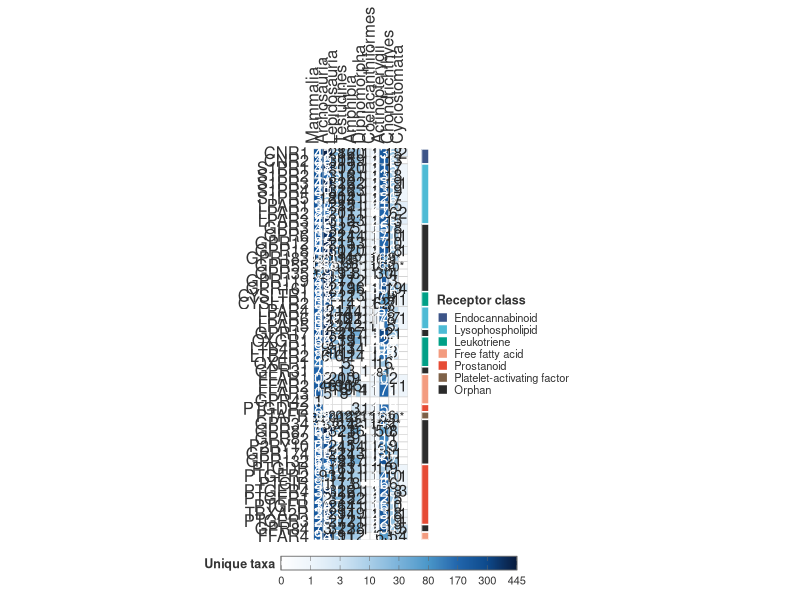
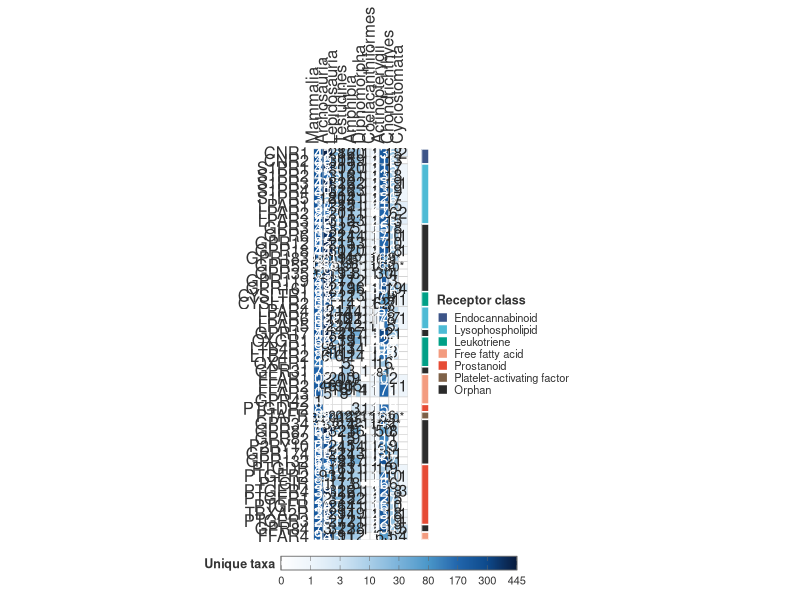

Here is the R script that generated these plots, in order:
library(ggplot2)
library(dplyr)
library(egg)
library(tidyr)
library(stringr)
library(scales)
library(svglite)

dir.create("results/phyletic-distribution", recursive = TRUE, showWarnings = FALSE)

data <- read.csv(
  "data/phyletic-distribution/receptor_taxonomic_distribution.csv",
  stringsAsFactors = FALSE
)

# Axis definitions -- vertebrate phyla only (Mammalia through Cyclostomata)
receptor_order <- c("CNR1", "CNR2", "S1PR1", "S1PR2", "S1PR3", "S1PR4", "S1PR5", "LPAR1", "LPAR2", "LPAR3",
                    "GPR3", "GPR6", "GPR12", "GPR18", "GPR183", "GPR55", "GPR35", "GPR119", "GPR161", "CYSLTR1", "CYSLTR2", "LPAR4", "LPAR6", "LPAR5", "GPR17", "OXGR1",
                    "LTB4R1", "LTB4R2", "OXER1", "GPR31", "FFAR1", "FFAR2", "FFAR3",
                    "GPR42", "PTGDR2", "PTAFR", "GPR34", "GPR87", "GPR82", "P2RY10",
                    "GPR174", "GPR132", "PTGDR", "PTGER2", "PTGIR", "PTGER4", "PTGER1", "PTGFR",
                    "TBXA2R", "PTGER3", "GPR84", "FFAR4")

phyla_order <- c("Mammalia", "Archosauria", "Lepidosauria", "Testudines", "Amphibia",
                 "Dipnomorpha", "Coelacanthiformes", "Actinopterygii", "Chondrichthyes",
                 "Cyclostomata")

n_receptor <- length(receptor_order)

# No vertebrate/invertebrate gap needed -- this panel is vertebrates only
gap_after_phylum <- NULL
gap_size <- 1

phyla_pos <- setNames(seq_along(phyla_order), phyla_order)
if (!is.null(gap_after_phylum)) {
  gap_at <- match(gap_after_phylum, phyla_order)
  if (!is.na(gap_at) && gap_at < length(phyla_order)) {
    phyla_pos[(gap_at + 1):length(phyla_order)] <- phyla_pos[(gap_at + 1):length(phyla_order)] + gap_size
  }
}
n_phyla <- max(phyla_pos)

# 1. Separate data and identify positive singles
single_data <- data %>%
  filter(!grepl("\\|", Receptor)) %>%
  mutate(
    base_rec = sub("/LIKE$", "", Receptor),
    is_like = grepl("/LIKE$", Receptor)
  )

single_positive <- single_data %>% filter(Unique_species > 0)
merged_data <- data %>% filter(grepl("\\|", Receptor) & Unique_species > 0)

# 2. Process merged rectangles (layer 2)
split_tiles <- data.frame(Phyla = character(), base_rec = character(), is_split = logical())

if (nrow(merged_data) > 0) {
  user_rects <- merged_data %>%
    mutate(
      rec_start = sapply(strsplit(Receptor, "\\|"), `[`, 1),
      rec_end   = sapply(strsplit(Receptor, "\\|"), function(x) x[length(x)])
    ) %>%
    filter(rec_start %in% receptor_order & rec_end %in% receptor_order & Phyla %in% phyla_order) %>%
    rowwise() %>%
    mutate(
      covered_receptors = list(as.character(receptor_order[match(rec_start, receptor_order):match(rec_end, receptor_order)])),
      needs_split = any(covered_receptors %in% single_positive$base_rec[single_positive$Phyla == Phyla])
    ) %>%
    ungroup() %>%
    mutate(
      is_like = FALSE,
      X_idx   = unname(phyla_pos[Phyla]),
      Y_start = match(rec_start, rev(receptor_order)),
      Y_end   = match(rec_end, rev(receptor_order)),
      ymin = pmin(Y_start, Y_end) - 0.5,
      ymax = pmax(Y_start, Y_end) + 0.5,
      xmin = ifelse(needs_split, X_idx, X_idx - 0.5),
      xmax = X_idx + 0.5
    )
  
  if (nrow(user_rects) > 0) {
    split_tiles <- user_rects %>%
      unnest(covered_receptors) %>%
      filter(needs_split) %>%
      distinct(Phyla, base_rec = covered_receptors) %>%
      mutate(is_split = TRUE)
  }
} else {
  user_rects <- data.frame()
}

# 3. Process single data (layer 3)
single_processed <- single_data %>%
  filter(Unique_species > 0) %>%
  filter(base_rec %in% receptor_order & Phyla %in% phyla_order) %>%
  group_by(base_rec, Phyla) %>%
  mutate(has_both = n_distinct(is_like) == 2) %>%
  ungroup() %>%
  left_join(split_tiles, by = c("Phyla", "base_rec")) %>%
  mutate(
    is_split = replace_na(is_split, FALSE),
    X_idx = unname(phyla_pos[Phyla]),
    Y_idx = match(base_rec, rev(receptor_order)),
    ymin = Y_idx - 0.5,
    ymax = Y_idx + 0.5,
    xmin = X_idx - 0.5,
    xmax = ifelse(is_split, X_idx, X_idx + 0.5)
  )

# 4. Build empty base grid (layer 1)
base_grid <- expand.grid(base_rec = receptor_order, Phyla = phyla_order, stringsAsFactors = FALSE) %>%
  mutate(
    Unique_species = 0,
    is_like = FALSE,
    X_idx = unname(phyla_pos[Phyla]),
    Y_idx = match(base_rec, rev(receptor_order)),
    xmin = X_idx - 0.5,
    xmax = X_idx + 0.5,
    ymin = Y_idx - 0.5,
    ymax = Y_idx + 0.5
  )

# 5. Combine plain rectangles (painter's algorithm)
rect_data <- bind_rows(base_grid %>% select(Phyla, Unique_species, is_like, xmin, xmax, ymin, ymax))

if (nrow(user_rects) > 0) {
  rect_data <- bind_rows(rect_data, user_rects %>% select(Phyla, Unique_species, is_like, xmin, xmax, ymin, ymax))
}

single_rect_only <- single_processed %>% filter(!has_both & !is_like)
if (nrow(single_rect_only) > 0) {
  rect_data <- bind_rows(rect_data, single_rect_only %>% select(Phyla, Unique_species, is_like, xmin, xmax, ymin, ymax))
}

rect_data <- rect_data %>%
  mutate(
    xmid = (xmin + xmax) / 2,
    ymid = (ymin + ymax) / 2,
    label_text = ifelse(Unique_species > 0, paste0(Unique_species, ifelse(is_like, "*", "")), "")
  )

# 5b. Diagonal-split triangles (unchanged)
triangle_data <- single_processed %>% filter(has_both | is_like)

if (nrow(triangle_data) > 0) {
  triangle_data <- triangle_data %>%
    mutate(
      group_id = paste(Phyla, base_rec, is_like, sep = "_"),
      xmid = ifelse(is_like, (xmin + xmax + xmax) / 3, (xmin + xmin + xmax) / 3),
      ymid = ifelse(is_like, (ymin + ymin + ymax) / 3, (ymin + ymax + ymax) / 3),
      label_text = paste0(Unique_species, ifelse(is_like, "*", ""))
    ) %>%
    rowwise() %>%
    mutate(
      poly = list(
        if (is_like) {
          data.frame(x = c(xmin, xmax, xmax), y = c(ymin, ymin, ymax))
        } else {
          data.frame(x = c(xmin, xmin, xmax), y = c(ymin, ymax, ymax))
        }
      )
    ) %>%
    ungroup() %>%
    unnest(poly)
}

triangle_labels <- if (nrow(triangle_data) > 0) {
  triangle_data %>% distinct(group_id, xmid, ymid, label_text, Unique_species)
} else {
  data.frame()
}

# 6. Color scale: monochromatic blue ramp, scoped to vertebrate data only
data_scope <- data %>% filter(Phyla %in% phyla_order)
max_val <- max(data_scope$Unique_species, na.rm = TRUE)

blue_stops  <- c(0, 1, 3, 10, 30, 80, 170, 300, 445, max_val)
blue_colors <- c(
  "#ffffff",  # 0
  "#eef5fb",  # 1
  "#d3e6f4",  # 3
  "#a9cee8",  # 10
  "#7ab3da",  # 30
  "#4a97c9",  # 80
  "#2166ac",  # 170
  "#0d4a8c",  # 300
  "#0a3266",  # 445
  "#081b3d"   # max
)

# A data maximum can coincide with a predefined stop. Retain the final colour
# for duplicated stops so interpolation and the legend remain well defined.
keep_stops <- !duplicated(blue_stops, fromLast = TRUE)
blue_stops <- blue_stops[keep_stops]
blue_colors <- blue_colors[keep_stops]

# Custom transform: maps irregular blue_stops onto evenly-spaced [0,1]
# positions, so the colorbar shows equal visual gaps between labels
# regardless of how close/far the underlying values are.
even_positions <- seq(0, 1, length.out = length(blue_stops))

stop_trans <- scales::trans_new(
  name      = "even_stops",
  transform = function(x) stats::approx(x = blue_stops, y = even_positions, xout = x, rule = 2)$y,
  inverse   = function(x) stats::approx(x = even_positions, y = blue_stops, xout = x, rule = 2)$y
)

# Palette is now evenly spaced by default (no 'values' arg needed --
# the trans above already handles the uneven stop spacing)
fill_pal <- scales::gradient_n_pal(blue_colors)
get_fill <- function(x) fill_pal(stop_trans$transform(pmin(x, max_val)))

get_text_color <- function(x) {
  cols <- get_fill(x)
  rgb_mat <- grDevices::col2rgb(cols) / 255
  lum <- 0.2126 * rgb_mat["red", ] + 0.7152 * rgb_mat["green", ] + 0.0722 * rgb_mat["blue", ]
  ifelse(lum > 0.5, "grey15", "white")
}

rect_data <- rect_data %>% mutate(text_color = get_text_color(Unique_species))
if (nrow(triangle_labels) > 0) {
  triangle_labels <- triangle_labels %>% mutate(text_color = get_text_color(Unique_species))
}

# 7. Build heatmap
main_plot <- ggplot() +
  geom_rect(
    data = rect_data,
    aes(xmin = xmin, xmax = xmax, ymin = ymin, ymax = ymax, fill = Unique_species),
    color = "grey80", linewidth = 0.2
  )

if (nrow(triangle_data) > 0) {
  main_plot <- main_plot +
    geom_polygon(
      data = triangle_data,
      aes(x = x, y = y, group = group_id, fill = Unique_species),
      color = "grey80", linewidth = 0.2
    )
}

main_plot <- main_plot +
  geom_text(
    data = rect_data,
    aes(x = xmid, y = ymid, label = label_text, color = text_color),
    size = 4, family = "sans"
  )

if (nrow(triangle_labels) > 0) {
  main_plot <- main_plot +
    geom_text(
      data = triangle_labels,
      aes(x = xmid, y = ymid, label = label_text, color = text_color),
      size = 3.2, family = "sans"
    )
}

main_plot <- main_plot +
  scale_color_identity() +
  scale_fill_gradientn(
    colours = blue_colors,
    trans   = stop_trans,
    limits  = c(0, max_val),
    oob     = scales::squish,
    na.value = "white",
    name    = "Unique taxa",
    breaks  = blue_stops,
    labels  = as.character(round(blue_stops)),
    guide   = guide_colorbar(
      direction   = "horizontal",
      barwidth    = unit(6, "cm"),
      barheight   = unit(0.35, "cm"),
      frame.colour = "grey40",
      frame.linewidth = 0.3,
      ticks.colour = "grey40",
      title.position = "left",
      title.vjust = 0.9,
      label.position = "bottom"
    )
  ) +
  scale_x_continuous(
    breaks = unname(phyla_pos),
    labels = names(phyla_pos),
    expand = c(0, 0),
    limits = c(0.5, n_phyla + 0.5),
    position = "top"
  ) +
  scale_y_continuous(
    breaks = 1:n_receptor,
    labels = rev(receptor_order),
    expand = c(0, 0),
    limits = c(0.5, n_receptor + 0.5)
  ) +
  coord_fixed(ratio = 0.8) +
  theme_classic(base_family = "sans", base_size = 8) +
  theme(
    axis.title = element_blank(),
    axis.text.x = element_text(angle = 90, hjust = 0, vjust = 0.5, size = 12, colour = "grey20"),
    axis.text.y = element_text(size = 12, colour = "grey20", hjust = 1),
    legend.position = "bottom",
    legend.title = element_text(size = 9, face = "bold", colour = "grey20"),
    legend.text = element_text(size = 8, colour = "grey20"),
    panel.grid = element_blank(),
    panel.border = element_blank(),
    axis.line = element_blank(),
    axis.ticks = element_blank(),
    plot.margin = margin(5, 10, 5, 5)
  )

# 8. Receptor class strip
class_map <- c(
  CNR1 = "Endocannabinoid", CNR2 = "Endocannabinoid", GPR55 = "Orphan", GPR35 = "Orphan", GPR18 = "Orphan", GPR183 = "Orphan", GPR119 = "Orphan",
  S1PR1 = "Lysophospholipid", S1PR2 = "Lysophospholipid", S1PR3 = "Lysophospholipid", S1PR4 = "Lysophospholipid",
  S1PR5 = "Lysophospholipid", LPAR1 = "Lysophospholipid", LPAR2 = "Lysophospholipid", LPAR3 = "Lysophospholipid",
  LPAR4 = "Lysophospholipid", LPAR5 = "Lysophospholipid", LPAR6 = "Lysophospholipid",
  GPR3 = "Orphan", GPR6 = "Orphan", GPR12 = "Orphan", GPR17 = "Orphan", GPR161 = "Orphan",
  CYSLTR1 = "Leukotriene", CYSLTR2 = "Leukotriene", LTB4R1 = "Leukotriene", LTB4R2 = "Leukotriene", OXER1 = "Leukotriene",
  FFAR1 = "Free fatty acid", FFAR2 = "Free fatty acid", FFAR3 = "Free fatty acid", FFAR4 = "Free fatty acid",
  GPR84 = "Orphan", GPR31 = "Orphan", GPR42 = "Free fatty acid",
  PTGDR = "Prostanoid", PTGER1 = "Prostanoid", PTGER2 = "Prostanoid", PTGER3 = "Prostanoid", PTGER4 = "Prostanoid",
  PTGFR = "Prostanoid", PTGIR = "Prostanoid", PTGDR2 = "Prostanoid", TBXA2R = "Prostanoid",
  PTAFR = "Platelet-activating factor",
  GPR34 = "Orphan", GPR82 = "Orphan", GPR87 = "Orphan", GPR132 = "Orphan", GPR174 = "Orphan",
  OXGR1 = "Leukotriene", P2RY10 = "Orphan"
)

class_colors <- c(
  "Endocannabinoid"            = "#3C5488",
  "Lysophospholipid"           = "#4DBBD5",
  "Leukotriene"                = "#00A087",
  "Free fatty acid"            = "#F39B7F",
  "Prostanoid"                 = "#E64B35",
  "Platelet-activating factor" = "#7E6148",
  "Orphan"                     = "#2B2B2B"
)

class_df <- data.frame(
  Receptor = receptor_order,
  Class = class_map[receptor_order],
  y_pos = match(receptor_order, rev(receptor_order)),
  stringsAsFactors = FALSE
)

class_df$run_id <- cumsum(c(TRUE, class_df$Class[-1] != class_df$Class[-nrow(class_df)]))

strip_rects <- class_df %>%
  group_by(run_id, Class) %>%
  summarise(ymin = min(y_pos) - 0.5, ymax = max(y_pos) + 0.5, .groups = "drop")

strip_plot <- ggplot(strip_rects) +
  geom_rect(aes(xmin = 0, xmax = 1, ymin = ymin, ymax = ymax, fill = Class), color = "white", linewidth = 0.5) +
  scale_fill_manual(
    values = class_colors,
    name = "Receptor class",
    breaks = c("Endocannabinoid", "Lysophospholipid", "Leukotriene", "Free fatty acid",
               "Prostanoid", "Platelet-activating factor", "Orphan")
  ) +
  scale_x_continuous(expand = c(0, 0)) +
  scale_y_continuous(expand = c(0, 0), limits = c(0.5, n_receptor + 0.5)) +
  theme_void(base_size = 8, base_family = "sans") +
  theme(
    legend.position = "right",
    legend.direction = "vertical",
    legend.title = element_text(size = 9, face = "bold", color = "grey20"),
    legend.text = element_text(size = 8, color = "grey20"),
    legend.key.size = unit(0.3, "cm"),
    legend.spacing.y = unit(0.2, "cm"),
    plot.margin = margin(5, 0, 5, 0)
  )

final_plot <- egg::ggarrange(main_plot, strip_plot, ncol = 2, widths = c(n_phyla, 0.8))

# Optional: extract the colorbar as its own grob for a shared bar across panels
# library(cowplot)
# colorbar_grob <- cowplot::get_legend(main_plot + theme(legend.box.margin = margin(0, 0, 0, 0)))
# main_plot_noleg <- main_plot + theme(legend.position = "none")
# final_plot_noleg <- egg::ggarrange(strip_plot, main_plot_noleg, ncol = 2, widths = c(0.8, n_phyla))
# combined_with_top_bar <- cowplot::plot_grid(colorbar_grob, final_plot_noleg, ncol = 1, rel_heights = c(0.03, 1))
# combined_with_bottom_bar <- cowplot::plot_grid(final_plot_noleg, colorbar_grob, ncol = 1, rel_heights = c(1, 0.03))

ggsave(
  "results/phyletic-distribution/taxonomic_distribution_vertebrates.svg",
  plot = final_plot,
  device = svglite,
  width = 8,
  height = 20,
  units = "in"
)
